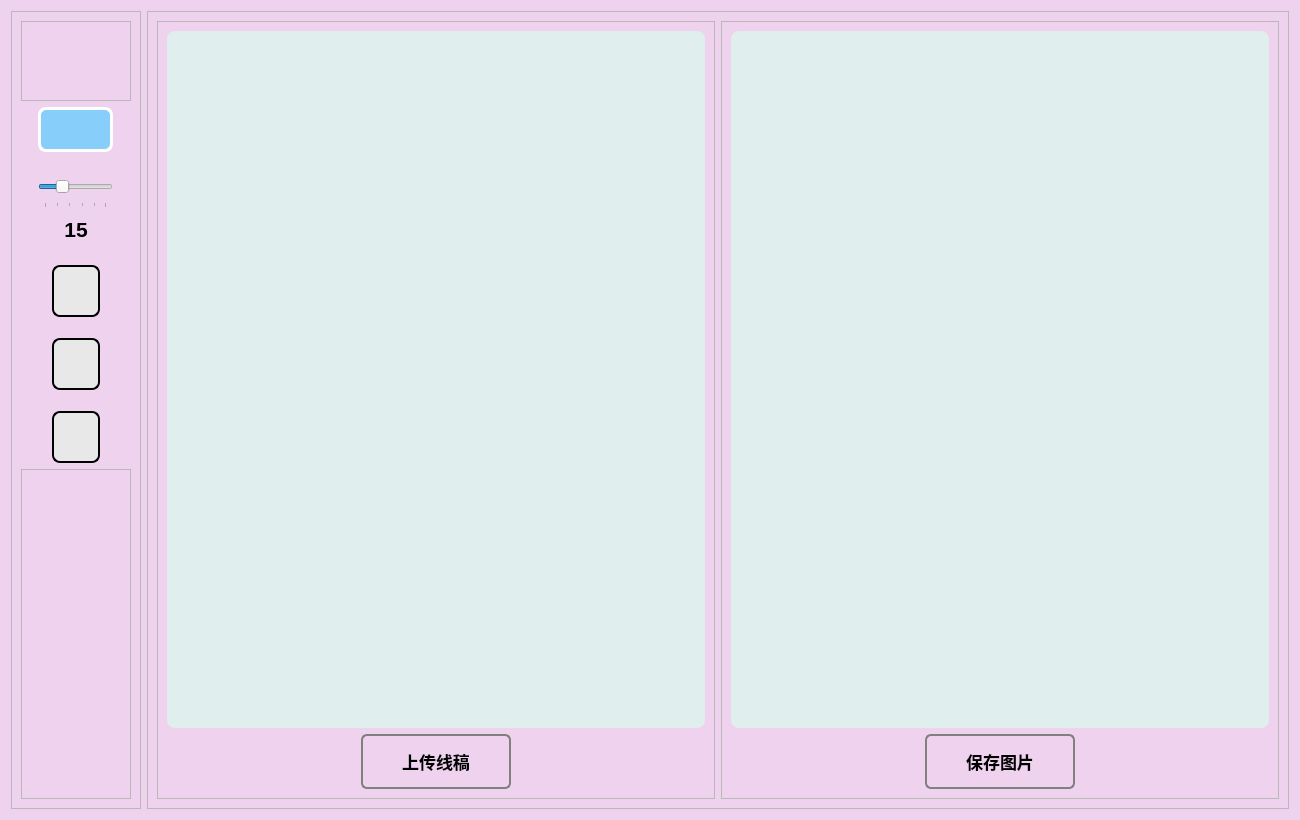
<?xml version="1.0" encoding="UTF-8"?>
<ui version="4.0">
 <class>Home</class>
 <widget class="QWidget" name="Home">
  <property name="geometry">
   <rect>
    <x>0</x>
    <y>0</y>
    <width>1300</width>
    <height>820</height>
   </rect>
  </property>
  <property name="minimumSize">
   <size>
    <width>1300</width>
    <height>820</height>
   </size>
  </property>
  <property name="windowTitle">
   <string>AIpainter</string>
  </property>
  <property name="styleSheet">
   <string notr="true">#Home
{
	background-color: #EED2EE;
}</string>
  </property>
  <layout class="QGridLayout" name="gridLayout_2">
   <item row="0" column="1">
    <widget class="QFrame" name="boardFrame">
     <property name="minimumSize">
      <size>
       <width>1130</width>
       <height>0</height>
      </size>
     </property>
     <property name="styleSheet">
      <string notr="true"/>
     </property>
     <property name="frameShape">
      <enum>QFrame::StyledPanel</enum>
     </property>
     <property name="frameShadow">
      <enum>QFrame::Raised</enum>
     </property>
     <layout class="QGridLayout" name="gridLayout_3">
      <item row="0" column="1">
       <widget class="QFrame" name="showFrame">
        <property name="frameShape">
         <enum>QFrame::StyledPanel</enum>
        </property>
        <property name="frameShadow">
         <enum>QFrame::Raised</enum>
        </property>
        <layout class="QGridLayout" name="gridLayout_5">
         <item row="0" column="0">
          <widget class="QLabel" name="showBoard">
           <property name="minimumSize">
            <size>
             <width>520</width>
             <height>650</height>
            </size>
           </property>
           <property name="styleSheet">
            <string notr="true">QLabel
{
	background-color: #E0EEEE;
	border-radius: 8px;
}</string>
           </property>
           <property name="text">
            <string/>
           </property>
          </widget>
         </item>
         <item row="1" column="0">
          <layout class="QHBoxLayout" name="horizontalLayout_2">
           <item>
            <spacer name="horizontalSpacer_3">
             <property name="orientation">
              <enum>Qt::Horizontal</enum>
             </property>
             <property name="sizeHint" stdset="0">
              <size>
               <width>40</width>
               <height>20</height>
              </size>
             </property>
            </spacer>
           </item>
           <item>
            <widget class="QPushButton" name="downloadButton">
             <property name="minimumSize">
              <size>
               <width>150</width>
               <height>55</height>
              </size>
             </property>
             <property name="maximumSize">
              <size>
               <width>150</width>
               <height>16777215</height>
              </size>
             </property>
             <property name="font">
              <font>
               <family>宋体</family>
               <pointsize>13</pointsize>
               <weight>75</weight>
               <bold>true</bold>
              </font>
             </property>
             <property name="styleSheet">
              <string notr="true">.QPushButton
{
	border-radius: 6px;
	background-color: transparent;
	border: 2px solid gray;
}

.QPushButton:hover
{
	color: white;
	border-width: 1px;
}

.QPushButton:pressed
{ 
	border-style: inset; 
	border-width: 3px;
	/*color: black;*/
}</string>
             </property>
             <property name="text">
              <string>保存图片</string>
             </property>
            </widget>
           </item>
           <item>
            <spacer name="horizontalSpacer_4">
             <property name="orientation">
              <enum>Qt::Horizontal</enum>
             </property>
             <property name="sizeHint" stdset="0">
              <size>
               <width>40</width>
               <height>20</height>
              </size>
             </property>
            </spacer>
           </item>
          </layout>
         </item>
        </layout>
       </widget>
      </item>
      <item row="0" column="0">
       <widget class="QFrame" name="drawingFrame">
        <property name="frameShape">
         <enum>QFrame::StyledPanel</enum>
        </property>
        <property name="frameShadow">
         <enum>QFrame::Raised</enum>
        </property>
        <layout class="QGridLayout" name="gridLayout_4">
         <item row="1" column="0">
          <layout class="QHBoxLayout" name="horizontalLayout">
           <item>
            <spacer name="horizontalSpacer">
             <property name="orientation">
              <enum>Qt::Horizontal</enum>
             </property>
             <property name="sizeHint" stdset="0">
              <size>
               <width>40</width>
               <height>20</height>
              </size>
             </property>
            </spacer>
           </item>
           <item>
            <widget class="QPushButton" name="uploadButton">
             <property name="minimumSize">
              <size>
               <width>150</width>
               <height>55</height>
              </size>
             </property>
             <property name="maximumSize">
              <size>
               <width>150</width>
               <height>16777215</height>
              </size>
             </property>
             <property name="font">
              <font>
               <family>宋体</family>
               <pointsize>13</pointsize>
               <weight>75</weight>
               <bold>true</bold>
              </font>
             </property>
             <property name="styleSheet">
              <string notr="true">.QPushButton
{
	border-radius: 6px;
	background-color: transparent;
	border: 2px solid gray;
}

.QPushButton:hover
{
	color: white;
	border-width: 1px;
}

.QPushButton:pressed
{ 
	border-style: inset; 
	border-width: 3px;
	/*color: black;*/
}</string>
             </property>
             <property name="text">
              <string>上传线稿</string>
             </property>
            </widget>
           </item>
           <item>
            <spacer name="horizontalSpacer_2">
             <property name="orientation">
              <enum>Qt::Horizontal</enum>
             </property>
             <property name="sizeHint" stdset="0">
              <size>
               <width>40</width>
               <height>20</height>
              </size>
             </property>
            </spacer>
           </item>
          </layout>
         </item>
         <item row="0" column="0">
          <widget class="QLabel" name="drawingBoard">
           <property name="minimumSize">
            <size>
             <width>520</width>
             <height>650</height>
            </size>
           </property>
           <property name="styleSheet">
            <string notr="true">QLabel
{
	background-color: #E0EEEE;
	border-radius: 8px;
}</string>
           </property>
           <property name="text">
            <string/>
           </property>
          </widget>
         </item>
        </layout>
       </widget>
      </item>
     </layout>
    </widget>
   </item>
   <item row="0" column="0">
    <widget class="QFrame" name="toolFrame">
     <property name="minimumSize">
      <size>
       <width>90</width>
       <height>0</height>
      </size>
     </property>
     <property name="maximumSize">
      <size>
       <width>130</width>
       <height>16777215</height>
      </size>
     </property>
     <property name="styleSheet">
      <string notr="true"/>
     </property>
     <property name="frameShape">
      <enum>QFrame::StyledPanel</enum>
     </property>
     <property name="frameShadow">
      <enum>QFrame::Raised</enum>
     </property>
     <layout class="QGridLayout" name="gridLayout">
      <item row="0" column="0" colspan="2">
       <widget class="QFrame" name="placeHolderTop">
        <property name="minimumSize">
         <size>
          <width>48</width>
          <height>50</height>
         </size>
        </property>
        <property name="maximumSize">
         <size>
          <width>16777215</width>
          <height>80</height>
         </size>
        </property>
        <property name="frameShape">
         <enum>QFrame::StyledPanel</enum>
        </property>
        <property name="frameShadow">
         <enum>QFrame::Raised</enum>
        </property>
       </widget>
      </item>
      <item row="1" column="0" colspan="2">
       <layout class="QHBoxLayout" name="horizontalLayout_6">
        <item>
         <spacer name="horizontalSpacer_11">
          <property name="orientation">
           <enum>Qt::Horizontal</enum>
          </property>
          <property name="sizeHint" stdset="0">
           <size>
            <width>40</width>
            <height>20</height>
           </size>
          </property>
         </spacer>
        </item>
        <item>
         <widget class="QPushButton" name="colorSelector">
          <property name="minimumSize">
           <size>
            <width>75</width>
            <height>42</height>
           </size>
          </property>
          <property name="maximumSize">
           <size>
            <width>80</width>
            <height>45</height>
           </size>
          </property>
          <property name="styleSheet">
           <string notr="true">#colorSelector
{
	border: 3px solid white;
	border-radius: 8px;
	background-color: #87CEFA;
}

#colorSelector:hover
{
	border-top: 3px solid qlineargradient(y0:0, y1:1,stop: 0 #ececef, stop: 1 white);
border-left: 3px solid qlineargradient(x0:0, x1:1,stop: 0 #ececef, stop: 1 white);
 border-bottom: 3px solid qlineargradient(y0:0, y1:1,stop: 0 white, stop: 1  #ececef);
border-right: 3px solid qlineargradient(x0:0, x1:1,stop:  0 white, stop: 1 #ececef);
}

#colorSelector:pressed
{ 
	border-width: 4px;
}
</string>
          </property>
          <property name="text">
           <string/>
          </property>
         </widget>
        </item>
        <item>
         <spacer name="horizontalSpacer_12">
          <property name="orientation">
           <enum>Qt::Horizontal</enum>
          </property>
          <property name="sizeHint" stdset="0">
           <size>
            <width>40</width>
            <height>20</height>
           </size>
          </property>
         </spacer>
        </item>
       </layout>
      </item>
      <item row="2" column="1">
       <spacer name="verticalSpacer_4">
        <property name="orientation">
         <enum>Qt::Vertical</enum>
        </property>
        <property name="sizeType">
         <enum>QSizePolicy::Fixed</enum>
        </property>
        <property name="sizeHint" stdset="0">
         <size>
          <width>20</width>
          <height>15</height>
         </size>
        </property>
       </spacer>
      </item>
      <item row="3" column="0" colspan="2">
       <layout class="QHBoxLayout" name="horizontalLayout_8">
        <item>
         <spacer name="horizontalSpacer_15">
          <property name="orientation">
           <enum>Qt::Horizontal</enum>
          </property>
          <property name="sizeHint" stdset="0">
           <size>
            <width>40</width>
            <height>20</height>
           </size>
          </property>
         </spacer>
        </item>
        <item>
         <widget class="QSlider" name="diameterSlider">
          <property name="minimumSize">
           <size>
            <width>75</width>
            <height>30</height>
           </size>
          </property>
          <property name="maximumSize">
           <size>
            <width>85</width>
            <height>35</height>
           </size>
          </property>
          <property name="minimum">
           <number>1</number>
          </property>
          <property name="maximum">
           <number>50</number>
          </property>
          <property name="value">
           <number>15</number>
          </property>
          <property name="orientation">
           <enum>Qt::Horizontal</enum>
          </property>
          <property name="tickPosition">
           <enum>QSlider::TicksBelow</enum>
          </property>
          <property name="tickInterval">
           <number>0</number>
          </property>
         </widget>
        </item>
        <item>
         <spacer name="horizontalSpacer_16">
          <property name="orientation">
           <enum>Qt::Horizontal</enum>
          </property>
          <property name="sizeHint" stdset="0">
           <size>
            <width>40</width>
            <height>20</height>
           </size>
          </property>
         </spacer>
        </item>
       </layout>
      </item>
      <item row="4" column="0" colspan="2">
       <layout class="QHBoxLayout" name="horizontalLayout_7">
        <item>
         <spacer name="horizontalSpacer_13">
          <property name="orientation">
           <enum>Qt::Horizontal</enum>
          </property>
          <property name="sizeHint" stdset="0">
           <size>
            <width>40</width>
            <height>20</height>
           </size>
          </property>
         </spacer>
        </item>
        <item>
         <widget class="QLabel" name="diameterLabel">
          <property name="minimumSize">
           <size>
            <width>50</width>
            <height>0</height>
           </size>
          </property>
          <property name="maximumSize">
           <size>
            <width>70</width>
            <height>30</height>
           </size>
          </property>
          <property name="font">
           <font>
            <pointsize>16</pointsize>
            <weight>75</weight>
            <bold>true</bold>
           </font>
          </property>
          <property name="text">
           <string>15</string>
          </property>
          <property name="alignment">
           <set>Qt::AlignCenter</set>
          </property>
         </widget>
        </item>
        <item>
         <spacer name="horizontalSpacer_14">
          <property name="orientation">
           <enum>Qt::Horizontal</enum>
          </property>
          <property name="sizeHint" stdset="0">
           <size>
            <width>40</width>
            <height>20</height>
           </size>
          </property>
         </spacer>
        </item>
       </layout>
      </item>
      <item row="5" column="1">
       <spacer name="verticalSpacer">
        <property name="orientation">
         <enum>Qt::Vertical</enum>
        </property>
        <property name="sizeType">
         <enum>QSizePolicy::Fixed</enum>
        </property>
        <property name="sizeHint" stdset="0">
         <size>
          <width>20</width>
          <height>15</height>
         </size>
        </property>
       </spacer>
      </item>
      <item row="6" column="0" colspan="2">
       <layout class="QHBoxLayout" name="horizontalLayout_5">
        <item>
         <spacer name="horizontalSpacer_9">
          <property name="orientation">
           <enum>Qt::Horizontal</enum>
          </property>
          <property name="sizeHint" stdset="0">
           <size>
            <width>40</width>
            <height>20</height>
           </size>
          </property>
         </spacer>
        </item>
        <item>
         <widget class="QPushButton" name="brush">
          <property name="minimumSize">
           <size>
            <width>48</width>
            <height>48</height>
           </size>
          </property>
          <property name="maximumSize">
           <size>
            <width>52</width>
            <height>52</height>
           </size>
          </property>
          <property name="styleSheet">
           <string notr="true">#brush
{
	border: 2px solid black;
	border-radius: 8px;
	background-image: url(img/icon/pen.png);
	background-color: #E8E8E8;
}

#brush:hover
{
	background-color: #CDC9C9;
}

#brush:pressed
{ 
	border-style: inset; 
	border-width: 3px;
	/*background-color: #8B8989;*/
}</string>
          </property>
          <property name="text">
           <string/>
          </property>
         </widget>
        </item>
        <item>
         <spacer name="horizontalSpacer_10">
          <property name="orientation">
           <enum>Qt::Horizontal</enum>
          </property>
          <property name="sizeHint" stdset="0">
           <size>
            <width>40</width>
            <height>20</height>
           </size>
          </property>
         </spacer>
        </item>
       </layout>
      </item>
      <item row="7" column="0">
       <spacer name="verticalSpacer_2">
        <property name="orientation">
         <enum>Qt::Vertical</enum>
        </property>
        <property name="sizeType">
         <enum>QSizePolicy::Fixed</enum>
        </property>
        <property name="sizeHint" stdset="0">
         <size>
          <width>20</width>
          <height>15</height>
         </size>
        </property>
       </spacer>
      </item>
      <item row="8" column="0" colspan="2">
       <layout class="QHBoxLayout" name="horizontalLayout_4">
        <item>
         <spacer name="horizontalSpacer_7">
          <property name="orientation">
           <enum>Qt::Horizontal</enum>
          </property>
          <property name="sizeHint" stdset="0">
           <size>
            <width>40</width>
            <height>20</height>
           </size>
          </property>
         </spacer>
        </item>
        <item>
         <widget class="QPushButton" name="eraser">
          <property name="minimumSize">
           <size>
            <width>48</width>
            <height>48</height>
           </size>
          </property>
          <property name="maximumSize">
           <size>
            <width>52</width>
            <height>52</height>
           </size>
          </property>
          <property name="styleSheet">
           <string notr="true">#eraser
{
	border: 2px solid black;
	border-radius: 8px;
	background-image: url(img/icon/eraser.png);
	background-color: #E8E8E8;
}

#eraser:hover
{
	background-color: #CDC9C9;
}

#eraser:pressed
{ 
	border-style: inset; 
	border-width: 3px;
	/*background-color: #8B8989;*/
}</string>
          </property>
          <property name="text">
           <string/>
          </property>
         </widget>
        </item>
        <item>
         <spacer name="horizontalSpacer_8">
          <property name="orientation">
           <enum>Qt::Horizontal</enum>
          </property>
          <property name="sizeHint" stdset="0">
           <size>
            <width>40</width>
            <height>20</height>
           </size>
          </property>
         </spacer>
        </item>
       </layout>
      </item>
      <item row="9" column="0">
       <spacer name="verticalSpacer_3">
        <property name="orientation">
         <enum>Qt::Vertical</enum>
        </property>
        <property name="sizeType">
         <enum>QSizePolicy::Fixed</enum>
        </property>
        <property name="sizeHint" stdset="0">
         <size>
          <width>20</width>
          <height>15</height>
         </size>
        </property>
       </spacer>
      </item>
      <item row="10" column="0" colspan="2">
       <layout class="QHBoxLayout" name="horizontalLayout_3">
        <item>
         <spacer name="horizontalSpacer_5">
          <property name="orientation">
           <enum>Qt::Horizontal</enum>
          </property>
          <property name="sizeHint" stdset="0">
           <size>
            <width>40</width>
            <height>20</height>
           </size>
          </property>
         </spacer>
        </item>
        <item>
         <widget class="QPushButton" name="resetButton">
          <property name="minimumSize">
           <size>
            <width>48</width>
            <height>48</height>
           </size>
          </property>
          <property name="maximumSize">
           <size>
            <width>52</width>
            <height>52</height>
           </size>
          </property>
          <property name="styleSheet">
           <string notr="true">#resetButton
{
	border: 2px solid black;
	border-radius: 8px;
	background-image: url(img/icon/reset.png);
	background-color: #E8E8E8;
}

#resetButton:hover
{
	background-color: #CDC9C9;
}

#resetButton:pressed
{ 
	border-style: inset; 
	border-width: 3px;
	/*background-color: #8B8989;*/
}</string>
          </property>
          <property name="text">
           <string/>
          </property>
         </widget>
        </item>
        <item>
         <spacer name="horizontalSpacer_6">
          <property name="orientation">
           <enum>Qt::Horizontal</enum>
          </property>
          <property name="sizeHint" stdset="0">
           <size>
            <width>40</width>
            <height>20</height>
           </size>
          </property>
         </spacer>
        </item>
       </layout>
      </item>
      <item row="11" column="0" colspan="2">
       <widget class="QFrame" name="placeHolderBottom">
        <property name="minimumSize">
         <size>
          <width>48</width>
          <height>35</height>
         </size>
        </property>
        <property name="maximumSize">
         <size>
          <width>16777215</width>
          <height>390</height>
         </size>
        </property>
        <property name="frameShape">
         <enum>QFrame::StyledPanel</enum>
        </property>
        <property name="frameShadow">
         <enum>QFrame::Raised</enum>
        </property>
       </widget>
      </item>
     </layout>
    </widget>
   </item>
  </layout>
 </widget>
 <resources/>
 <connections/>
</ui>
